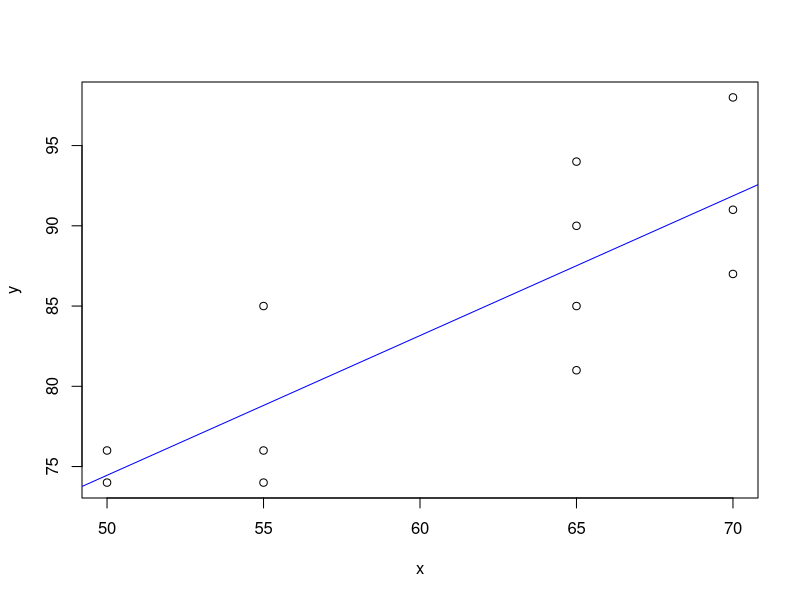

Reproduce this figure in R.
# Question data followed by the completed answer.
x <- c(
  65, 50, 55, 65, 55, 70, 65, 70,
  65, 70, 50, 55
)
y <- c(
  85, 74, 76, 90, 85, 87, 94, 98,
  81, 91, 76, 74
)

model <- lm(y ~ x)
plot(x, y)

abline( model, lty = 1, col = "blue")
